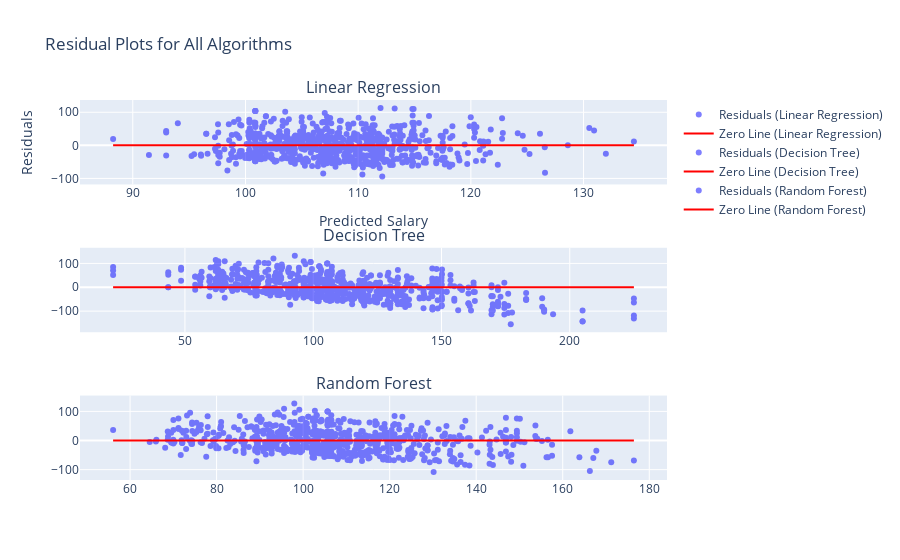

Notebook code cell kept with this figure:
### Markdown cell above
## Resodual Plot

### Code cell
import plotly.graph_objects as go
from plotly.subplots import make_subplots

# Calculate residuals for all models
residuals_lr = y_test - y_pred_lr
residuals_tree = y_test - y_pred_tree
residuals_forest = y_test - y_pred_forest

# Create subplots
fig = make_subplots(
    rows=3, cols=1,
    subplot_titles=('Linear Regression', 'Decision Tree', 'Random Forest')
)

# Residual Plot for Linear Regression
fig.add_trace(go.Scatter(
    x=y_pred_lr,
    y=residuals_lr,
    mode='markers',
    name='Residuals (Linear Regression)',
    opacity=0.5,
    marker=dict(color='blue')
), row=1, col=1)

fig.add_trace(go.Scatter(
    x=[min(y_pred_lr), max(y_pred_lr)],
    y=[0, 0],
    mode='lines',
    name='Zero Line (Linear Regression)',
    line=dict(color='red')
), row=1, col=1)

# Residual Plot for Decision Tree
fig.add_trace(go.Scatter(
    x=y_pred_tree,
    y=residuals_tree,
    mode='markers',
    name='Residuals (Decision Tree)',
    opacity=0.5,
    marker=dict(color='blue')
), row=2, col=1)

fig.add_trace(go.Scatter(
    x=[min(y_pred_tree), max(y_pred_tree)],
    y=[0, 0],
    mode='lines',
    name='Zero Line (Decision Tree)',
    line=dict(color='red')
), row=2, col=1)

# Residual Plot for Random Forest
fig.add_trace(go.Scatter(
    x=y_pred_forest,
    y=residuals_forest,
    mode='markers',
    name='Residuals (Random Forest)',
    opacity=0.5,
    marker=dict(color='blue')
), row=3, col=1)

fig.add_trace(go.Scatter(
    x=[min(y_pred_forest), max(y_pred_forest)],
    y=[0, 0],
    mode='lines',
    name='Zero Line (Random Forest)',
    line=dict(color='red')
), row=3, col=1)

# Update layout
fig.update_layout(
    height=1200,
    title='Residual Plots for All Algorithms',
    xaxis_title='Predicted Salary',
    yaxis_title='Residuals'
)

# Show the interactive plot
fig.show()

### Figure 1 — Plotly figure (JSON) as saved in the notebook; plotly's stock layout.template omitted (floating-point values rounded to 4 significant figures; data arrays with more than 128 entries replaced by an {"elided": "..."} marker saying what was removed)
{"data": [{"marker": {"color": "blue"}, "mode": "markers", "name": "Residuals (Linear Regression)", "opacity": 0.5, "type": "scatter", "x": {"elided": "782 float values"}, "xaxis": "x", "y": {"elided": "782 float values"}, "yaxis": "y"}, {"line": {"color": "red"}, "mode": "lines", "name": "Zero Line (Linear Regression)", "type": "scatter", "x": [88.25, 134.5], "xaxis": "x", "y": [0, 0], "yaxis": "y"}, {"marker": {"color": "blue"}, "mode": "markers", "name": "Residuals (Decision Tree)", "opacity": 0.5, "type": "scatter", "x": {"elided": "782 float values"}, "xaxis": "x2", "y": {"elided": "782 float values"}, "yaxis": "y2"}, {"line": {"color": "red"}, "mode": "lines", "name": "Zero Line (Decision Tree)", "type": "scatter", "x": [22, 225], "xaxis": "x2", "y": [0, 0], "yaxis": "y2"}, {"marker": {"color": "blue"}, "mode": "markers", "name": "Residuals (Random Forest)", "opacity": 0.5, "type": "scatter", "x": {"elided": "782 float values"}, "xaxis": "x3", "y": {"elided": "782 float values"}, "yaxis": "y3"}, {"line": {"color": "red"}, "mode": "lines", "name": "Zero Line (Random Forest)", "type": "scatter", "x": [56.08, 176.4], "xaxis": "x3", "y": [0, 0], "yaxis": "y3"}], "layout": {"annotations": [{"font": {"size": 16}, "showarrow": false, "text": "Linear Regression", "x": 0.5, "xanchor": "center", "xref": "paper", "y": 1, "yanchor": "bottom", "yref": "paper"}, {"font": {"size": 16}, "showarrow": false, "text": "Decision Tree", "x": 0.5, "xanchor": "center", "xref": "paper", "y": 0.6111, "yanchor": "bottom", "yref": "paper"}, {"font": {"size": 16}, "showarrow": false, "text": "Random Forest", "x": 0.5, "xanchor": "center", "xref": "paper", "y": 0.2222, "yanchor": "bottom", "yref": "paper"}], "autosize": true, "title": {"text": "Residual Plots for All Algorithms"}, "xaxis": {"anchor": "y", "autorange": true, "domain": [0, 1], "range": [85.4, 137.3], "title": {"text": "Predicted Salary"}, "type": "linear"}, "xaxis2": {"anchor": "y2", "autorange": true, "domain": [0, 1], "range": [9.48, 237.5], "type": "linear"}, "xaxis3": {"anchor": "y3", "autorange": true, "domain": [0, 1], "range": [48.66, 183.9], "type": "linear"}, "yaxis": {"anchor": "x", "autorange": true, "domain": [0.7778, 1], "range": [-110.0, 128.9], "title": {"text": "Residuals"}, "type": "linear"}, "yaxis2": {"anchor": "x2", "autorange": true, "domain": [0.3889, 0.6111], "range": [-177.0, 154.2], "type": "linear"}, "yaxis3": {"anchor": "x3", "autorange": true, "domain": [0, 0.2222], "range": [-126.2, 145.1], "type": "linear"}}}
